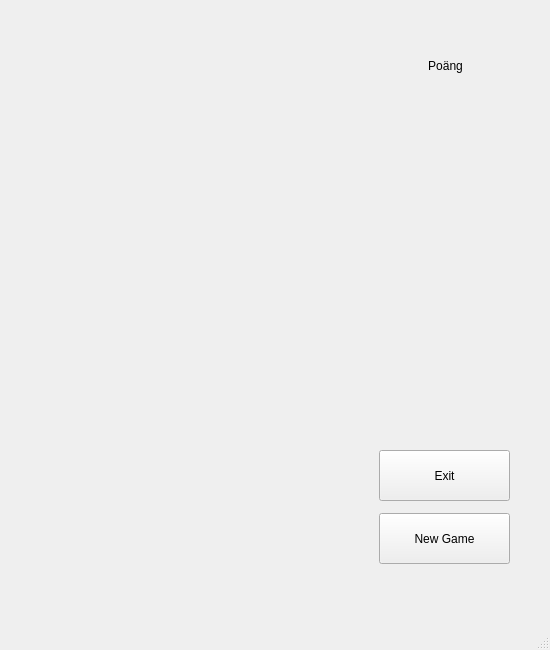
<?xml version="1.0" encoding="UTF-8"?>
<ui version="4.0">
 <class>MainWindow</class>
 <widget class="QMainWindow" name="MainWindow">
  <property name="geometry">
   <rect>
    <x>0</x>
    <y>0</y>
    <width>550</width>
    <height>650</height>
   </rect>
  </property>
  <property name="windowTitle">
   <string>Tetris</string>
  </property>
  <widget class="QWidget" name="centralwidget">
   <widget class="QPushButton" name="New_Game">
    <property name="geometry">
     <rect>
      <x>379</x>
      <y>513</y>
      <width>131</width>
      <height>51</height>
     </rect>
    </property>
    <property name="styleSheet">
     <string notr="true">font: 18pt &quot;Segoe UI&quot;;</string>
    </property>
    <property name="text">
     <string>New Game</string>
    </property>
   </widget>
   <widget class="QPushButton" name="Exit">
    <property name="geometry">
     <rect>
      <x>379</x>
      <y>450</y>
      <width>131</width>
      <height>51</height>
     </rect>
    </property>
    <property name="styleSheet">
     <string notr="true">font: 18pt &quot;Segoe UI&quot;;</string>
    </property>
    <property name="text">
     <string>Exit</string>
    </property>
   </widget>
   <widget class="QLabel" name="label">
    <property name="geometry">
     <rect>
      <x>380</x>
      <y>50</y>
      <width>131</width>
      <height>31</height>
     </rect>
    </property>
    <property name="styleSheet">
     <string notr="true">font: 18pt &quot;Segoe UI&quot;;</string>
    </property>
    <property name="text">
     <string>Poäng</string>
    </property>
    <property name="alignment">
     <set>Qt::AlignCenter</set>
    </property>
   </widget>
  </widget>
  <widget class="QMenuBar" name="menubar">
   <property name="geometry">
    <rect>
     <x>0</x>
     <y>0</y>
     <width>550</width>
     <height>21</height>
    </rect>
   </property>
  </widget>
  <widget class="QStatusBar" name="statusbar"/>
 </widget>
 <resources/>
 <connections/>
</ui>
